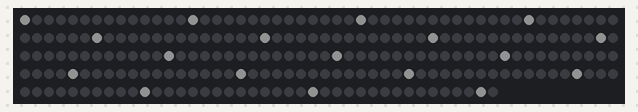
This sketch was run on a simulated Arduino Uno, built with avr-gcc and run on an emulated ATmega328P. On the bench: 240 RGB LEDs in strip order, left to right, continuing on the next row. Dim RGB values are drawn brighter than linear; random numbers use the default seed unless the sketch sets one.

Above: at 0.51 s.
At 10.24 s:
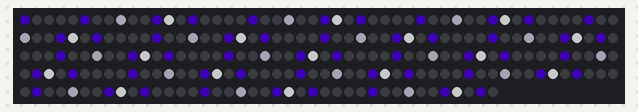
At 15.27 s:
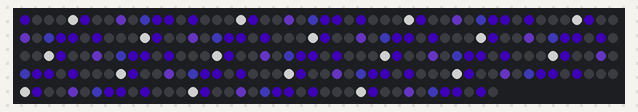
At 20.24 s:
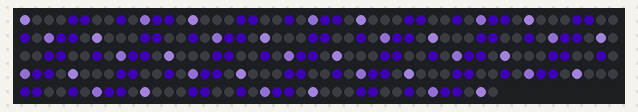
At 29.51 s:
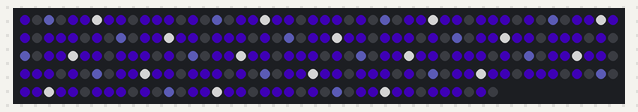
At 39.77 s:
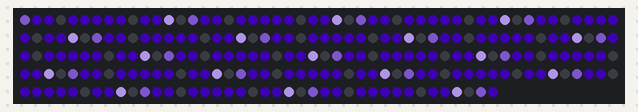

The sketch:

ChristmasStrips.ino
```cpp
#include <Adafruit_NeoPixel.h>
#ifdef __AVR__
  #include <avr/power.h>
#endif

#define PIN 6
#define STRIP_LENGTH 240

#define SEPERATION 14
#define MAX_BRIGHTNESS 128
#define FLARE_COUNT 128
#define WAIT 2
#define BRIGHTNESS_STEP 2


// Parameter 1 = number of pixels in strip
// Parameter 2 = Arduino pin number (most are valid)
// Parameter 3 = pixel type flags, add together as needed:
//   NEO_KHZ800  800 KHz bitstream (most NeoPixel products w/WS2812 LEDs)
//   NEO_KHZ400  400 KHz (classic 'v1' (not v2) FLORA pixels, WS2811 drivers)
//   NEO_GRB     Pixels are wired for GRB bitstream (most NeoPixel products)
//   NEO_RGB     Pixels are wired for RGB bitstream (v1 FLORA pixels, not v2)
//   NEO_RGBW    Pixels are wired for RGBW bitstream (NeoPixel RGBW products)
Adafruit_NeoPixel strip = Adafruit_NeoPixel(STRIP_LENGTH, PIN, NEO_GRB + NEO_KHZ800);

// IMPORTANT: To reduce NeoPixel burnout risk, add 1000 uF capacitor across
// pixel power leads, add 300 - 500 Ohm resistor on first pixel's data input
// and minimize distance between Arduino and first pixel.  Avoid connecting
// on a live circuit...if you must, connect GND first.

uint8_t brighteningOffset = 0;
uint8_t tick = 0;
uint32_t currentColor = strip.Color(22, 0, 64);
uint8_t baseColorChange = 0;

void setup() {
  // Turn on console logging
  // Serial.begin(9600);

  // This is for Trinket 5V 16MHz, you can remove these three lines if you are not using a Trinket
  #if defined (__AVR_ATtiny85__)
    if (F_CPU == 16000000) clock_prescale_set(clock_div_1);
  #endif
  // End of trinket special code

  uint8_t brighteningOffset = random(1, SEPERATION - 1);

  strip.begin();
  strip.show(); // Initialize all pixels to 'off'
}

void loop() {

  brightenConsistent();
  delay(WAIT);
  strip.show();
}


void brightenConsistent() {

  tick++;

  for(uint16_t i=0; i< STRIP_LENGTH; i++) {
    if ((i % SEPERATION) == brighteningOffset) {
      brighten(i, BRIGHTNESS_STEP);
    } else {
      fade(i, BRIGHTNESS_STEP);
    }
  }

  uint8_t currentBrightness = cgreen(strip.getPixelColor(brighteningOffset), 0, MAX_BRIGHTNESS);
  if ( currentBrightness >= MAX_BRIGHTNESS ) {
    brighteningOffset = (random(1, SEPERATION) + brighteningOffset) % SEPERATION;
    baseColorChange++;
  }

  if (baseColorChange >= FLARE_COUNT) {
    baseColorChange = 0;
    currentColor = randomPrettyColor();
  }
}

uint32_t randomPrettyColor() {
  uint32_t purple = strip.Color(22, 0, 64);
  uint32_t red = strip.Color(64, 0, 0);
  uint32_t blue = strip.Color(0, 0, 64);
  uint32_t colors[] = {purple, red, blue};

  uint32_t color = colors[random(0, 2)];
  return color;
}

uint32_t brighten(uint16_t index, int8_t amount){
  uint32_t color = strip.getPixelColor(index);
  uint8_t r = cred(color, 0, 255 - amount) + amount;
  uint8_t g = cgreen(color, 0, 255 - amount) + amount;
  uint8_t b = cblue(color, 0, 255  - amount) + amount;
  color = strip.Color(r, g, b);
  strip.setPixelColor(index, color);
  return color;
}

uint32_t fade(uint16_t index, int8_t amount){

  uint32_t color = strip.getPixelColor(index);
  uint8_t currentBrightness = cgreen(strip.getPixelColor(brighteningOffset), 0, MAX_BRIGHTNESS);
  if ( currentBrightness <= MAX_BRIGHTNESS / 4) {
    amount = ceil(amount / 4.0F);
  } else if ( currentBrightness <= MAX_BRIGHTNESS / 2) {
    amount = ceil(amount / 2.0F);
  }

  uint8_t r = fadeToPoint(cred(color, 0, 255), currentRed(), amount);
  uint8_t g = fadeToPoint(cgreen(color, 0, 255), currentGreen(), amount);
  uint8_t b = fadeToPoint(cblue(color, 0, 255), currentBlue(), amount);
  color = strip.Color(r, g, b);
  strip.setPixelColor(index, color);
  return color;
}

uint8_t fadeToPoint(uint8_t part, uint8_t target, uint8_t amount) {
  if ( part < target ) {
    return part;
  } else  if ( part <= target + amount ) {
    return target;
  } else if ( part < amount)  {
    return 0;
  } else {
    return part - amount;
  }
}

uint8_t cred(uint32_t color, uint8_t minimum, uint8_t maximum) {
  return colorPart(16, color, minimum, maximum);
}
uint8_t cgreen(uint32_t color, uint8_t minimum, uint8_t maximum) {
  return colorPart(8, color, minimum, maximum);
}

uint8_t cblue(uint32_t color, uint8_t minimum, uint8_t maximum) {
  return colorPart(0, color, minimum, maximum);
}

uint8_t currentRed() {
  return cred(currentColor, 0, 255);
}

uint8_t currentGreen() {
  return cgreen(currentColor, 0, 255);
}

uint8_t currentBlue() {
  return cblue(currentColor, 0, 255);
}

int8_t colorPart(uint8_t shift, uint32_t color, uint8_t minimum, uint8_t maximum) {
  uint8_t part = (uint8_t)((color >> shift) & 0xff);
  if ( part <= minimum) {
    return minimum;
  }
  if ( part >= maximum) {
    return maximum;
  }
  return part;
}
```
